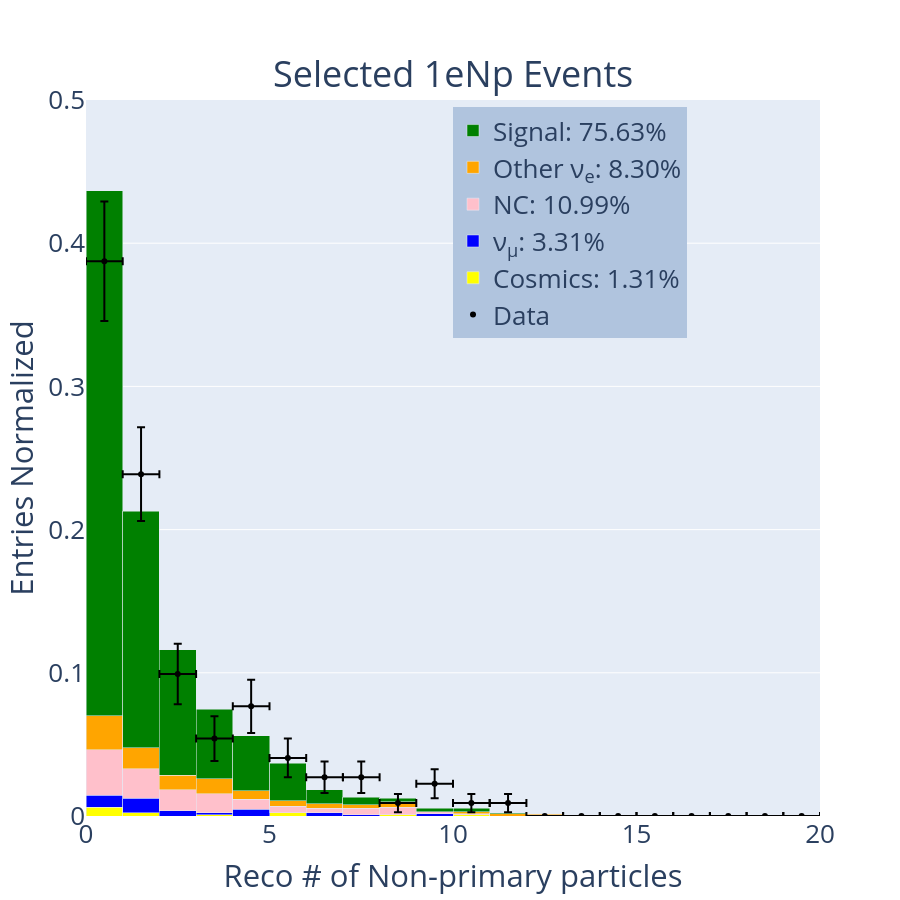
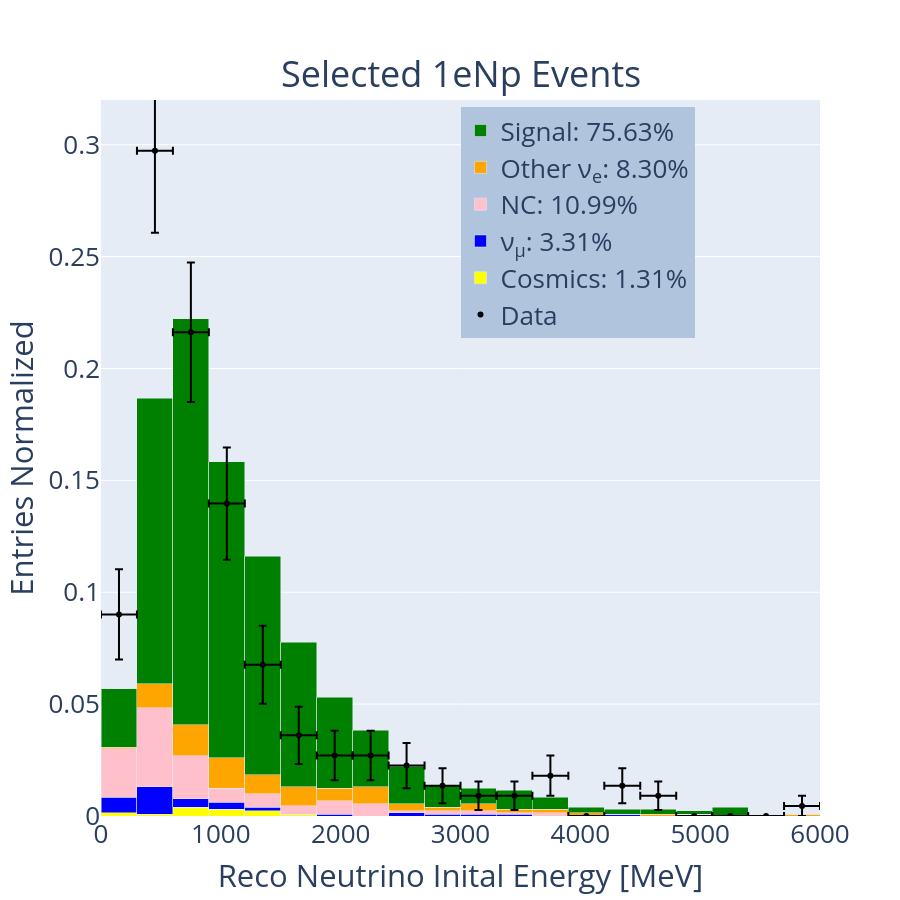
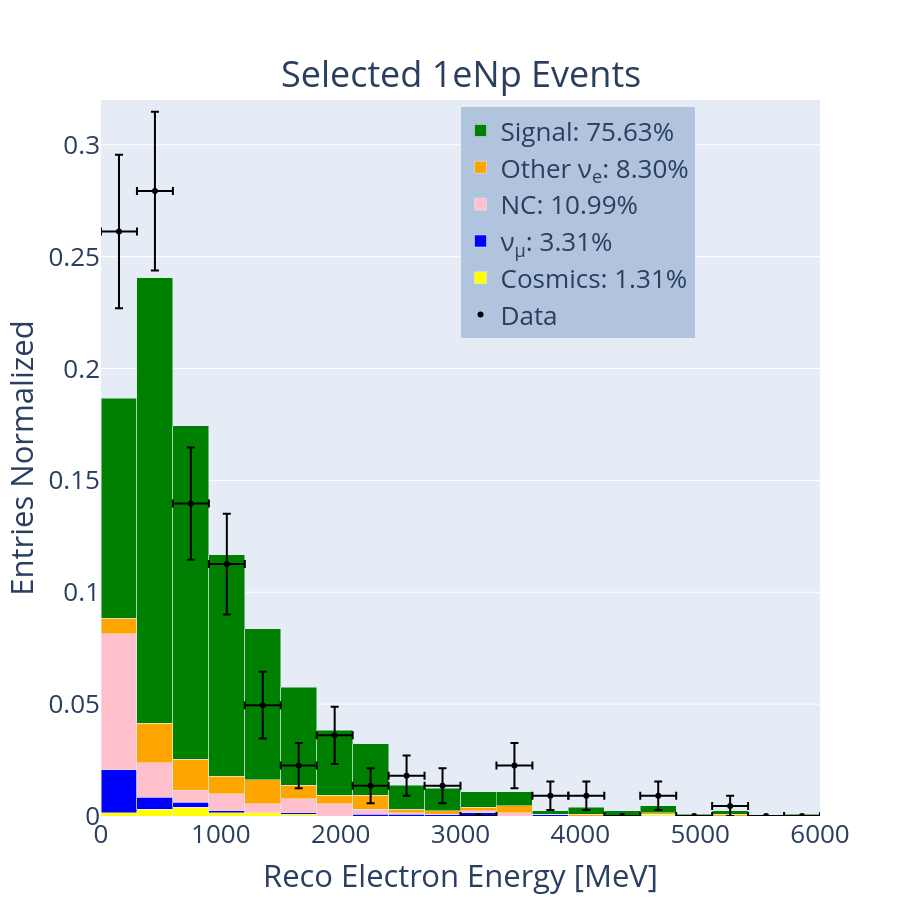
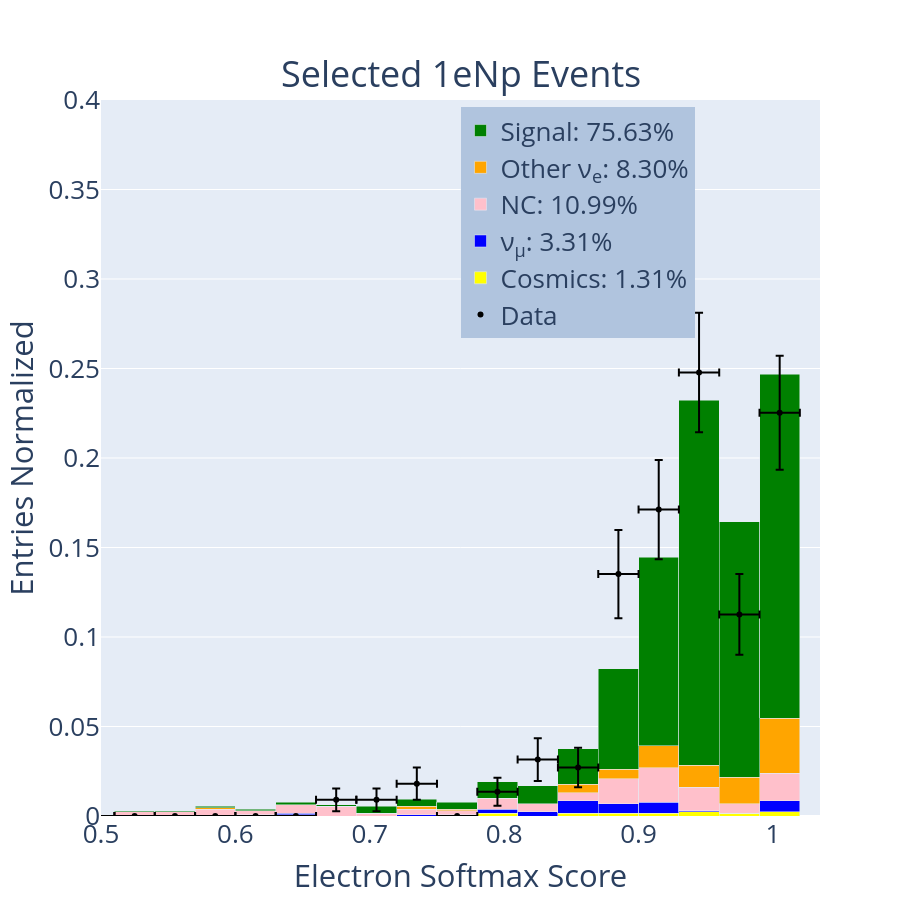

Notebook cell for these charts, in order:
### Code cell
#hist_1d_norm('reco_nu_energy',[0,5000],250,'True Neutrino Inital Energy [MeV]','True 1e1p Events','1e1p')
hist_1d_norm('non_prim_num',[0,.5],[0,20],1,'Reco # of Non-primary particles','Selected 1eNp Events','1eNp')

hist_1d_norm('visible_energy_reco',[0,.32],[0,6000],300,'Reco Neutrino Inital Energy [MeV]','Selected 1eNp Events','1eNp')
hist_1d_norm('leading_electron_ke_reco',[0,.32],[0,6000],300,'Reco Electron Energy [MeV]','Selected 1eNp Events','1eNp')
hist_1d_norm('electron_softmax',[0,.4],[0.5,1.035],.03,'Electron Softmax Score','Selected 1eNp Events','1eNp')
hist_1d_norm('leading_proton_ke_reco',[0,.42],[0,800],50,'Reco Proton Energy [MeV]','Selected 1eNp Events','1eNp')
hist_1d_norm('proton_softmax',[0,.6],[0.4,1.0325],.035,'Proton Softmax Score','Selected 1eNp Events','1eNp')

#hist_1d_norm('reco_nu_energy',[0,5000],250,'True Neutrino Inital Energy [MeV]','True Nue Inclusive Events','Nue Inclusive')
